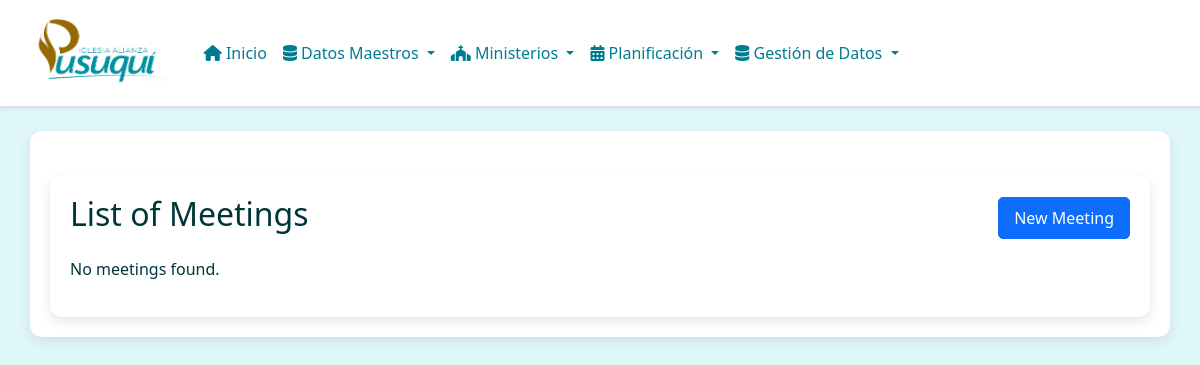
The page /encuentros/meetings/ on the database as committed earlier.
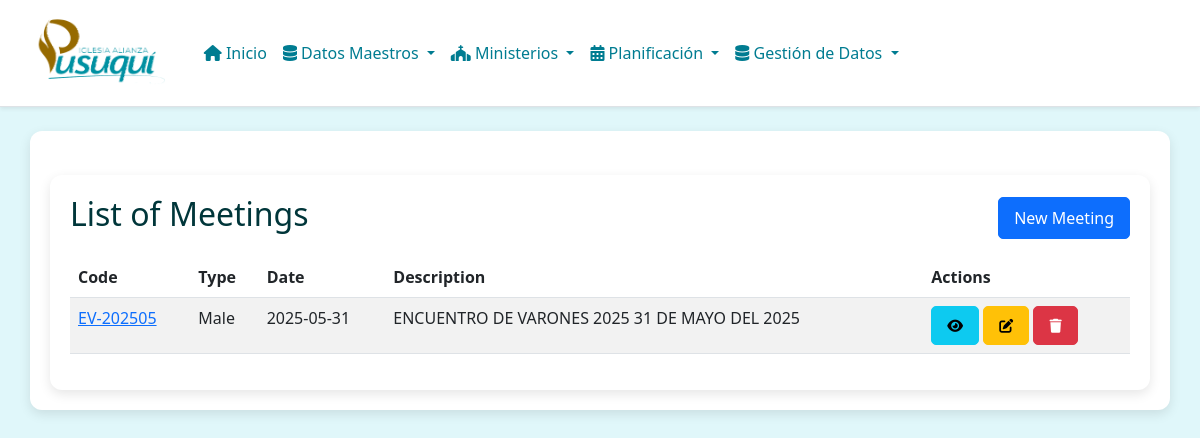
The same page on the database as committed later.
### encuentros/models.py (models this page shows, shortened)
class Meeting(models.Model): # Renombrado de Encounter a Meeting
    TYPE_CHOICES = [
        ('M', _('Male')),   # Opción para Masculino
        ('F', _('Female')), # Opción para Femenino
    ]
    code = models.CharField(
        _("Code"),
        max_length=50,
        unique=True,
        help_text=_("Unique code identifying the meeting.")
    )
    type = models.CharField(
        _("Type"),
        max_length=1, # Suficiente para 'M' o 'F'
        choices=TYPE_CHOICES,
        help_text=_("Specify if the meeting is for Male or Female participants.")
    )
    description = models.TextField(
        _("Description"),
        blank=True,
        null=True,
        help_text=_("Detailed description of the meeting.")
    )
    date = models.DateField(
        _("Date"),
        help_text=_("Date on which the meeting takes place.")
    )
    class Meta:
        verbose_name = _("Meeting")
        verbose_name_plural = _("Meetings")
        ordering = ['-date', 'code']

### encuentros/views.py (the view)
# urls.py: path('meetings/', views.MeetingListView.as_view(), name='meeting-list'),
class MeetingListView(ListView):
    model = Meeting
    template_name = 'encuentros/meeting_list.html'
    context_object_name = 'meetings'
    paginate_by = 10
    def get_context_data(self, **kwargs):
        context = super().get_context_data(**kwargs)
        context['active_page'] = 'meetings'
        context['page_title'] = _('List of Meetings')
        return context

### encuentros/templates/encuentros/meeting_list.html (shortened to what this page needs)
{% extends "base.html" %}
{% load i18n %}
{% block body %}
<div class="container mt-4">
    <div class="d-flex justify-content-between align-items-center mb-3">
        <h2>{{ page_title }}</h2>
        <a href="{% url 'encuentros:meeting-create' %}" class="btn btn-primary">{% translate "New Meeting" %}</a>
    </div>
    {% if meetings %}
    <div class="table-responsive">
        <table class="table table-striped table-hover">
            <thead class="thead-light">
                <tr>
                    <th>{% translate "Code" %}</th>
                    <th>{% translate "Type" %}</th>
                    <th>{% translate "Date" %}</th>
                    <th>{% translate "Description" %}</th>
                    <th>{% translate "Actions" %}</th>
                </tr>
            </thead>
            <tbody>
                {% for meeting in meetings %}
                <tr>
                    <td><a href="{% url 'encuentros:meeting-detail' meeting.pk %}">{{ meeting.code }}</a></td>
                    <td>{{ meeting.get_type_display }}</td>
                    <td>{{ meeting.date|date:"Y-m-d" }}</td>
                    <td>{{ meeting.description|truncatewords:10 }}</td>
                    <td>
                        <a href="{% url 'encuentros:meeting-detail' meeting.pk %}" class="btn btn-sm btn-info" title="{% translate 'View' %}"><i class="fas fa-eye"></i></a>
                        <a href="{% url 'encuentros:meeting-update' meeting.pk %}" class="btn btn-sm btn-warning" title="{% translate 'Edit' %}"><i class="fas fa-edit"></i></a>
                        <a href="{% url 'encuentros:meeting-delete' meeting.pk %}" class="btn btn-sm btn-danger" title="{% translate 'Delete' %}"><i class="fas fa-trash"></i></a>
                    </td>
                </tr>
                {% endfor %}
            </tbody>
        </table>
    </div>
    {% else %}
    <p>{% translate "No meetings found." %}</p>
    {% endif %}
</div>
{% endblock %}

Rows that differ between the two databases and show on the page:
added Meeting: code "EV-202505", type "Male", date "2025-05-31", description "ENCUENTRO DE VARONES 2025 31 DE MAYO DEL 2025"
Other text that changed with them:
text no longer shown: "No meetings found."
text now shown: "Code Type Date Description Actions"
